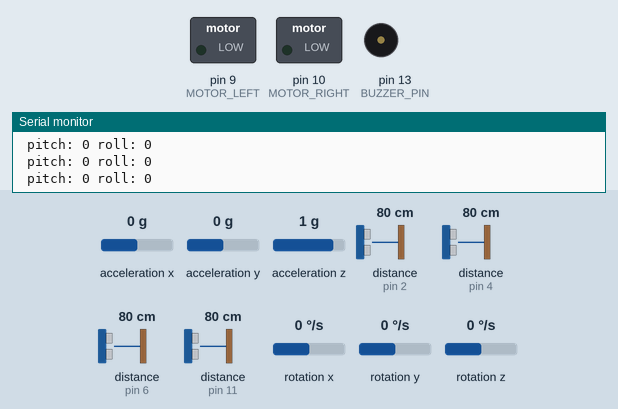
A sketch run on a simulated Arduino Uno, built with avr-gcc and run on an emulated ATmega328P. On the bench: switched loads named in the sketch (green lamp = pin HIGH), buzzer (waves = sounding, pin HIGH), the last lines printed to the serial monitor. Wiring (inferred from the names in the program): MPU-6050 motion sensor at I2C address 0x68. Dashed ring = blinking. Inputs (shaded band) come from the test bench; at power-on: acceleration x 0 g, distance to the obstacle (sensors on pin 2, pin 4, pin 6, pin 11) 80 cm, acceleration y 0 g, acceleration z 1 g, rotation x 0 °/s, rotation y 0 °/s, rotation z 0 °/s. The echo pulse lasts 58.3 µs per cm.

Above: at 17.2 s.
17.3 s: acceleration x set to -1.4 g
20.3 s: distance to the obstacle (sensor on pin 2) set to 2 cm
23.3 s: distance to the obstacle (sensor on pin 4) set to 4 cm
26.3 s: distance to the obstacle (sensor on pin 6) set to 9 cm
29.3 s: distance to the obstacle (sensor on pin 11) set to 120 cm
32.3 s: distance to the obstacle (sensor on pin 6) set to 96 cm
33.8 s: distance to the obstacle (sensor on pin 6) set to 103 cm
At 35.6 s:
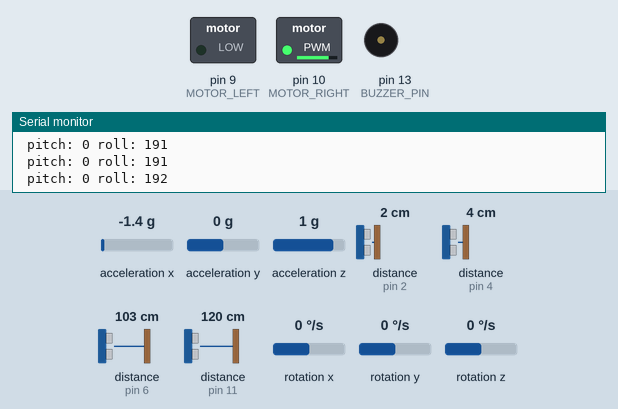
At 36.6 s:
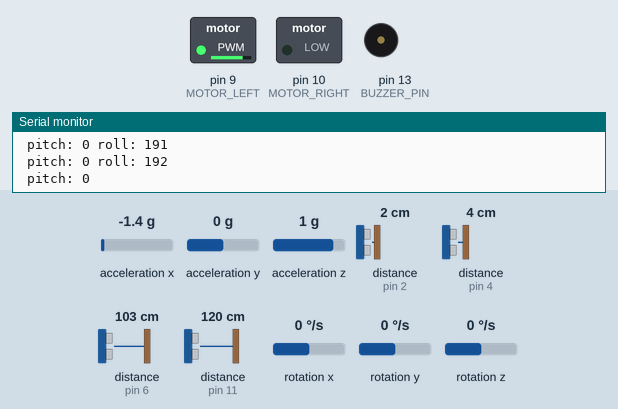
Timing chart, 0 to 37.8 s (numbered marks = the images above; inputs shaded):
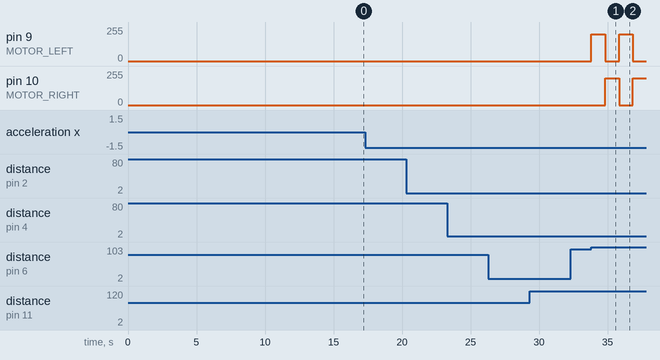

Measured:
- the behaviour switches between 100 and 101 cm on distance to the obstacle (sensor on pin 6) (found by bisection; images 0 and 1)
- after the input at 33.8 s, pin 9 (MOTOR_LEFT): alternates 200/255 for 1.0 s and 0/255 for 1.0 s, starting at once; pin 10 (MOTOR_RIGHT): 0/255 → 200/255 after 1.0 s, → 0/255 1.0 s later, → 200/255 1.0 s later

The sketch:

Code_EPIC.ino
```cpp
#include <NewPing.h>
// /////////////////////////////////////////////////////
#include <Wire.h>
int gyro_x, gyro_y, gyro_z;
long acc_x, acc_y, acc_z, acc_total_vector;
int temperature;
long gyro_x_cal, gyro_y_cal, gyro_z_cal;
long loop_timer;
int lcd_loop_counter;
float angle_pitch, angle_roll;
int angle_pitch_buffer, angle_roll_buffer;
boolean set_gyro_angles;
float angle_roll_acc, angle_pitch_acc;
float angle_pitch_output, angle_roll_output;
// ////////////////////////////////////////////////////
#include <SoftwareSerial.h>
// /////////////////////////////////////////////
SoftwareSerial Sim800l(A0, A1); // RX TX
// /////////////////////////////////////////////////////
#define TRIGGER_PIN_LEFT 3 // Arduino pin tied to trigger pin on the ultrasonic sensor.
#define ECHO_PIN_LEFT 2 // Arduino pin tied to echo pin on the ultrasonic sensor.
#define MAX_DISTANCE_LEFT 100 // Maximum distance we want to ping for (in centimeters). Maximum sensor distance is rated at 400-500cm.
// /////////////////////////////////////////////////////
#define TRIGGER_PIN_RIGHT 5
#define ECHO_PIN_RIGHT 4
#define MAX_DISTANCE_RIGHT 100
// /////////////////////////////////////////////////////
#define TRIGGER_PIN_FRONT 7
#define ECHO_PIN_FRONT 6
#define MAX_DISTANCE_FRONT 100
// /////////////////////////////////////////////////////
#define TRIGGER_PIN_BOTTOM 12
#define ECHO_PIN_BOTTOM 11
#define MAX_DISTANCE_BOTTOM 100
// /////////////////////////////////////////////////////
NewPing sonarLeft(TRIGGER_PIN_LEFT, ECHO_PIN_LEFT, MAX_DISTANCE_LEFT); // NewPing setup of pins and maximum distance.
NewPing sonarRight(TRIGGER_PIN_RIGHT, ECHO_PIN_RIGHT, MAX_DISTANCE_RIGHT); // NewPing setup of pins and maximum distance.
NewPing sonarFront(TRIGGER_PIN_FRONT, ECHO_PIN_FRONT, MAX_DISTANCE_FRONT); // NewPing setup of pins and maximum distance.
NewPing sonarBottom(TRIGGER_PIN_BOTTOM, ECHO_PIN_BOTTOM, MAX_DISTANCE_BOTTOM); // NewPing setup of pins and maximum distance.
// /////////////////////////////////////////////////////
// #define SENSOR_PIN A2
#define BUZZER_PIN 13
// /////////////////////////////////////////////////////
#define MOTOR_LEFT 9 // 8
#define MOTOR_RIGHT 10
#define power 200
// /////////////////////////////////////////////////////
int getDistanceLeft()
{
  return sonarLeft.ping_cm();
}

int getDistanceRight()
{
  return sonarRight.ping_cm();
}

int getDistanceFront()
{
  return sonarFront.ping_cm();
}

int getDistanceBottom()
{
  return sonarBottom.ping_cm();
}

void warningLeft()
{
  analogWrite(MOTOR_LEFT, power); // 100
}

void notWarningLeft()
{
  digitalWrite(MOTOR_LEFT, LOW);
}

void warningRight()
{
  analogWrite(MOTOR_RIGHT, power);
}

void notWarningRight()
{
  digitalWrite(MOTOR_RIGHT, LOW);
}

void warningFront()
{
  digitalWrite(MOTOR_RIGHT, power/3);
  digitalWrite(MOTOR_LEFT, power/3);
}

void turnOff()
{
  digitalWrite(MOTOR_RIGHT, LOW);
  digitalWrite(MOTOR_LEFT, LOW);
}

void warningAll()
{
  digitalWrite(MOTOR_LEFT, power);
  digitalWrite(MOTOR_RIGHT, power);
}


void processing()
{
  gyro_x -= gyro_x_cal;                                                //Subtract the offset calibration value from the raw gyro_x value
  gyro_y -= gyro_y_cal;                                                //Subtract the offset calibration value from the raw gyro_y value
  gyro_z -= gyro_z_cal;                                                //Subtract the offset calibration value from the raw gyro_z value

  //Gyro angle calculations
  //0.0000611 = 1 / (250Hz / 65.5)
  angle_pitch += gyro_x * 0.0000611;                                   //Calculate the traveled pitch angle and add this to the angle_pitch variable
  angle_roll += gyro_y * 0.0000611;                                    //Calculate the traveled roll angle and add this to the angle_roll variable

  //0.000001066 = 0.0000611 * (3.142(PI) / 180degr) The Arduino sin function is in radians
  angle_pitch += angle_roll * sin(gyro_z * 0.000001066);               //If the IMU has yawed transfer the roll angle to the pitch angel
  angle_roll -= angle_pitch * sin(gyro_z * 0.000001066);               //If the IMU has yawed transfer the pitch angle to the roll angel

  //Accelerometer angle calculations
  acc_total_vector = sqrt((acc_x*acc_x)+(acc_y*acc_y)+(acc_z*acc_z));  //Calculate the total accelerometer vector
  //57.296 = 1 / (3.142 / 180) The Arduino asin function is in radians
  angle_pitch_acc = asin((float)acc_y/acc_total_vector)* 57.296;       //Calculate the pitch angle
  angle_roll_acc = asin((float)acc_x/acc_total_vector)* -57.296;       //Calculate the roll angle

  //Place the MPU-6050 spirit level and note the values in the following two lines for calibration
  angle_pitch_acc -= 0.0;                                              //Accelerometer calibration value for pitch
  angle_roll_acc -= 0.0;                                               //Accelerometer calibration value for roll

  if(set_gyro_angles)
  {                                                            //If the IMU is already started
    angle_pitch = angle_pitch * 0.9996 + angle_pitch_acc * 0.0004;     //Correct the drift of the gyro pitch angle with the accelerometer pitch angle
    angle_roll = angle_roll * 0.9996 + angle_roll_acc * 0.0004;        //Correct the drift of the gyro roll angle with the accelerometer roll angle
  }
  else
  {                                                                    //At first start
    angle_pitch = angle_pitch_acc;                                     //Set the gyro pitch angle equal to the accelerometer pitch angle
    angle_roll = angle_roll_acc;                                       //Set the gyro roll angle equal to the accelerometer roll angle
    set_gyro_angles = true;                                            //Set the IMU started flag
  }

  //To dampen the pitch and roll angles a complementary filter is used
  angle_pitch_output = angle_pitch_output * 0.9 + angle_pitch * 0.1;   //Take 90% of the output pitch value and add 10% of the raw pitch value
  angle_roll_output = angle_roll_output * 0.9 + angle_roll * 0.1;      //Take 90% of the output roll value and add 10% of the raw roll value

  write_LCD();                                                         //Write the roll and pitch values to the LCD display
}

void read_mpu_6050_data()
{                                                          //Subroutine for reading the raw gyro and accelerometer data
  Wire.beginTransmission(0x68);                                        //Start communicating with the MPU-6050
  Wire.write(0x3B);                                                    //Send the requested starting register
  Wire.endTransmission();                                              //End the transmission
  Wire.requestFrom(0x68,14);                                           //Request 14 bytes from the MPU-6050
  while(Wire.available() < 14);                                        //Wait until all the bytes are received
  acc_x = Wire.read()<<8|Wire.read();                                  //Add the low and high byte to the acc_x variable
  acc_y = Wire.read()<<8|Wire.read();                                  //Add the low and high byte to the acc_y variable
  acc_z = Wire.read()<<8|Wire.read();                                  //Add the low and high byte to the acc_z variable
  temperature = Wire.read()<<8|Wire.read();                            //Add the low and high byte to the temperature variable
  gyro_x = Wire.read()<<8|Wire.read();                                 //Add the low and high byte to the gyro_x variable
  gyro_y = Wire.read()<<8|Wire.read();                                 //Add the low and high byte to the gyro_y variable
  gyro_z = Wire.read()<<8|Wire.read();                                 //Add the low and high byte to the gyro_z variable

}

void write_LCD()
{                                                      //Subroutine for writing the LCD
  if(lcd_loop_counter == 2)
    lcd_loop_counter = 0;                      //Reset the counter after 14 characters
  lcd_loop_counter ++;                                                 //Increase the counter

  if(lcd_loop_counter == 1)
  {
    angle_pitch_buffer = angle_pitch_output * 10;                      //Buffer the pitch angle because it will change
    Serial.print(" pitch: ");
    Serial.print(angle_pitch_buffer);
    // lcd.setCursor(6,0);                                                //Set the LCD cursor to position to position 0,0
  }
  if(lcd_loop_counter == 2)
  {
    angle_roll_buffer = angle_roll_output * 10;
    // lcd.setCursor(6,1);
    Serial.print(" roll: ");
    Serial.println(angle_roll_buffer);
  }
}

void setup_mpu_6050_registers()
{
  //Activate the MPU-6050
  Wire.beginTransmission(0x68);                                        //Start communicating with the MPU-6050
  Wire.write(0x6B);                                                    //Send the requested starting register
  Wire.write(0x00);                                                    //Set the requested starting register
  Wire.endTransmission();                                              //End the transmission
  //Configure the accelerometer (+/-8g)
  Wire.beginTransmission(0x68);                                        //Start communicating with the MPU-6050
  Wire.write(0x1C);                                                    //Send the requested starting register
  Wire.write(0x10);                                                    //Set the requested starting register
  Wire.endTransmission();                                              //End the transmission
  //Configure the gyro (500dps full scale)
  Wire.beginTransmission(0x68);                                        //Start communicating with the MPU-6050
  Wire.write(0x1B);                                                    //Send the requested starting register
  Wire.write(0x08);                                                    //Set the requested starting register
  Wire.endTransmission();                                              //End the transmission
}

void setup()
{
  delay(10000);
  Serial.begin(9600);
  Sim800l.begin(9600);

  Wire.begin();
  setup_mpu_6050_registers();                                          //Setup the registers of the MPU-6050 (500dfs / +/-8g) and start the gyro
  for (int cal_int = 0; cal_int < 2000 ; cal_int ++)
  {                  //Run this code 2000 times
    if(cal_int % 125 == 0)
      // lcd.print(".");                                         //Print a dot on the LCD every 125 readings
    read_mpu_6050_data();                                              //Read the raw acc and gyro data from the MPU-6050
    gyro_x_cal += gyro_x;                                              //Add the gyro x-axis offset to the gyro_x_cal variable
    gyro_y_cal += gyro_y;                                              //Add the gyro y-axis offset to the gyro_y_cal variable
    gyro_z_cal += gyro_z;                                              //Add the gyro z-axis offset to the gyro_z_cal variable
    delay(3);                                                          //Delay 3us to simulate the 250Hz program loop
  }
  gyro_x_cal /= 2000;                                                  //Divide the gyro_x_cal variable by 2000 to get the avarage offset
  gyro_y_cal /= 2000;                                                  //Divide the gyro_y_cal variable by 2000 to get the avarage offset
  gyro_z_cal /= 2000;                                                  //Divide the gyro_z_cal variable by 2000 to get the avarage offset
  loop_timer = micros();                                               //Reset the loop timer

  pinMode(BUZZER_PIN, OUTPUT);
  digitalWrite(BUZZER_PIN, LOW);
}

void loop()
{
  read_mpu_6050_data();                                                //Read the raw acc and gyro data from the MPU-6050
  processing();
  if (abs(angle_pitch_buffer) > 200 || abs(angle_roll_buffer) > 200)    //detect fall
  {
    {
      Sim800l.print("AT+CMGF=1\r\n");
      delay(2000);
      Sim800l.print("AT+CMGS=\"0868611699\"\r\n");
      delay(2000);
      Sim800l.print("bao dong, toa do: https://www.google.com/maps/@16.07101,108.219941,19z ");
      Sim800l.print("\x1A");
      delay(4000);
      Sim800l.print("ATD0868611699;\r\n");
      delay(4000);
      while (1)
      {
        digitalWrite(BUZZER_PIN, HIGH);
        Serial.println("baodong");
      }
    }
  }


  // int distanceFake = newget(dist)
  int distanceLeft = getDistanceLeft();
  int distanceRight = getDistanceRight();
  int distanceFront = getDistanceFront();
  int distanceBottom = getDistanceBottom();
  if ((distanceFront != 0) || (distanceBottom != 0))
  {
    // phía trước có vật cản
    warningFront();
    return;
  }
  if ((distanceLeft != 0) && (distanceRight == 0))
  {
    // bên trái có vật cản
    warningLeft();
    notWarningRight();
    return;
  }
  else
    if ((distanceLeft == 0) && (distanceRight != 0))
    {
      // bên phải có vật cản
      warningRight();
      notWarningLeft();
      return;
    }
  else
    if ((distanceLeft != 0) && (distanceRight != 0))
    // nếu như 2 bên
    {
      warningLeft();
      notWarningRight();
      delay(1000);
      warningRight();
      notWarningLeft();
      delay(1000);
      return;
    }
  else
    turnOff();
}
```
